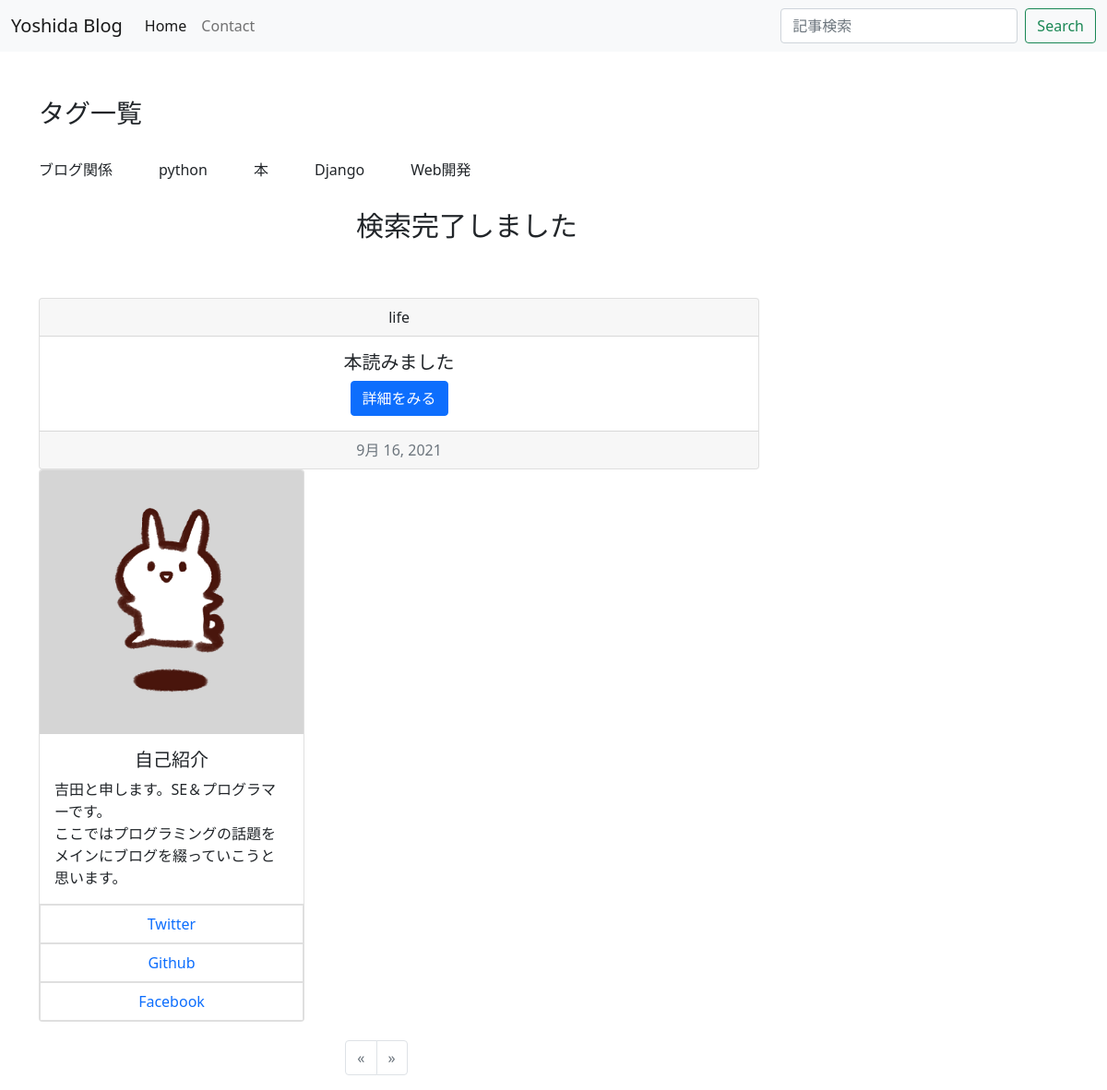
The page /tag/本/ on the database its author committed.
### blogapp/models.py (models this page shows, shortened)
class Tag(models.Model):
    name = models.CharField(max_length=20)
    def __str__(self):
        return self.name

class BlogModel(models.Model):
    title = models.CharField(max_length=100, verbose_name='タイトル')
    content = MDTextField(verbose_name='内容')
    postdate = models.DateField(auto_now_add=True, verbose_name='投稿日')
    category = models.CharField(
        max_length= 50,
        choices= CATEGORY,
        verbose_name= 'ジャンル'
    )
    tag = models.ManyToManyField(Tag, blank=True)
    class Meta:
        verbose_name = ('ブログ記事投稿')
        verbose_name_plural = ('ブログ記事投稿')

### blogapp/views.py (the view)
# urls.py: path('tag/<str:tag>/', TagView.as_view(),name='tag'),
class TagView(generic.ListView):
    model = BlogModel
    template_name = 'list.html'
    def get_queryset(self):
        tag = Tag.objects.get(name=self.kwargs['tag'])
        queryset = BlogModel.objects.order_by('-id').filter(tag=tag)
        messages.success(self.request, '検索完了しました')
        return queryset
    def get_context_data(self, **kwargs):
        context = super().get_context_data(**kwargs)
        context['tag_key'] = self.kwargs['tag']
        return context

### blogapp/context.py (called while the page is built)
def related(request):
    context = {
        'tag_list': Tag.objects.all(),
    }
    return context

### blogapp/templates/list.html (shortened to what this page needs)
{% extends 'base.html' %}
{% load static %}
{% block content %}
<link rel="stylesheet" type="text/css" href="{% static 'list_style.css' %}">
<div class="container">
  <div class="tag-line">
    <h3>タグ一覧</h3><br>
    {% for tag in tag_list %}
    <a href="{% url 'blogapp:tag' tag %}" class="btn btn-outline-dark">
      <p>{{ tag.name }}</p>
    </a>
    {% endfor %}
  </div>
  {% if messages %}
    {% for message in messages %}
    <p class="message_fontcolor">{{ message }}</p>
    {% endfor %}
  {% endif %}
  {% for item in object_list %}
  <div class="card text-center">
    <div class="card-header">
      {{item.category}}
    </div>
    <div class="card-body">
      <h5 class="card-title"> {{item.title}}</h5>
      <a href="{% url 'blogapp:detail' item.pk %}" class="btn btn-primary">詳細をみる</a>
    </div>
    <div class="card-footer text-muted">
      {{item.postdate}}
    </div>
  </div>
  {% endfor %}
  <div class="card" style="width: 18rem;">
    <img src="{% static 'usasa.png' %}" class="card-img-top" alt="profile-image">
    <div class="card-body">
      <h5 class="card-title">自己紹介</h5>
      <p class="card-text">吉田と申します。SE＆プログラマーです。<br>ここではプログラミングの話題をメインにブログを綴っていこうと思います。</p>
    </div>
    <ul class="list-group list-group-flush">
      <a href="https://twitter.com/D6CLR9VGT6iYCbX"><li class="list-group-item">Twitter</li></a>
      <a href="https://github.com/Yoshida-Programmer"><li class="list-group-item">Github</li></a>
      <a href="#"><li class="list-group-item">Facebook</li></a>
    </ul>
  </div>
</div>
<nav>
  <ul class="pagination justify-content-center">
    {% if page_obj.has_previous %}
    <li class="page-item">
      <a class="page-link text-info" href="?page={{ page_obj.previous_page_number }}" tabindex="-1">&laquo;</a>
    </li>
    {% else %}
    <li class="page-item disabled">
      <span class="page-link">&laquo;</span>
    </li>
    {% endif %}
    {% if page_obj.has_next %}
    <li class="page-item">
      <a class="page-link text-info" href="?page={{ page_obj.next_page_number }}">&laquo;</a>
    </li>
    {% else %}
    <li class="page-item disabled">
      <span class="page-link">&raquo;</span>
    </li>
    {% endif %}
  </ul>
</nav>
{% endblock content %}

### blogapp/static/list_style.css (style rules this page uses)
.container::after { content: ""; display: block; clear: both; }
.container { margin-top: 50px; }
.text-center { float: left; width: 70%; margin-top: 40px; }
.card { margin-top: 40px; margin-right: 100px; }
.card-title { text-align: center; }
.list-group { text-align: center; }
.list-group a { text-decoration:none; }
.justify-content-center { margin-top: 20px; margin-right: 24rem; }
.btn-outline-dark { float: left; margin-right: 50px; padding: inherit; border: none; }
.tag-line { overflow-x: scroll; overflow: hidden; }
.message_fontcolor { font-size: 30px; margin-top: 10px; margin-left: 21.5rem }

### rows shown on the page
Tag: name "ブログ関係"
Tag: name "python"
Tag: name "本"
Tag: name "Django"
Tag: name "Web開発"
BlogModel: category "life", title "本読みました", postdate "9月 16, 2021"

### other values the page prints
{{ message }} "検索完了しました"
